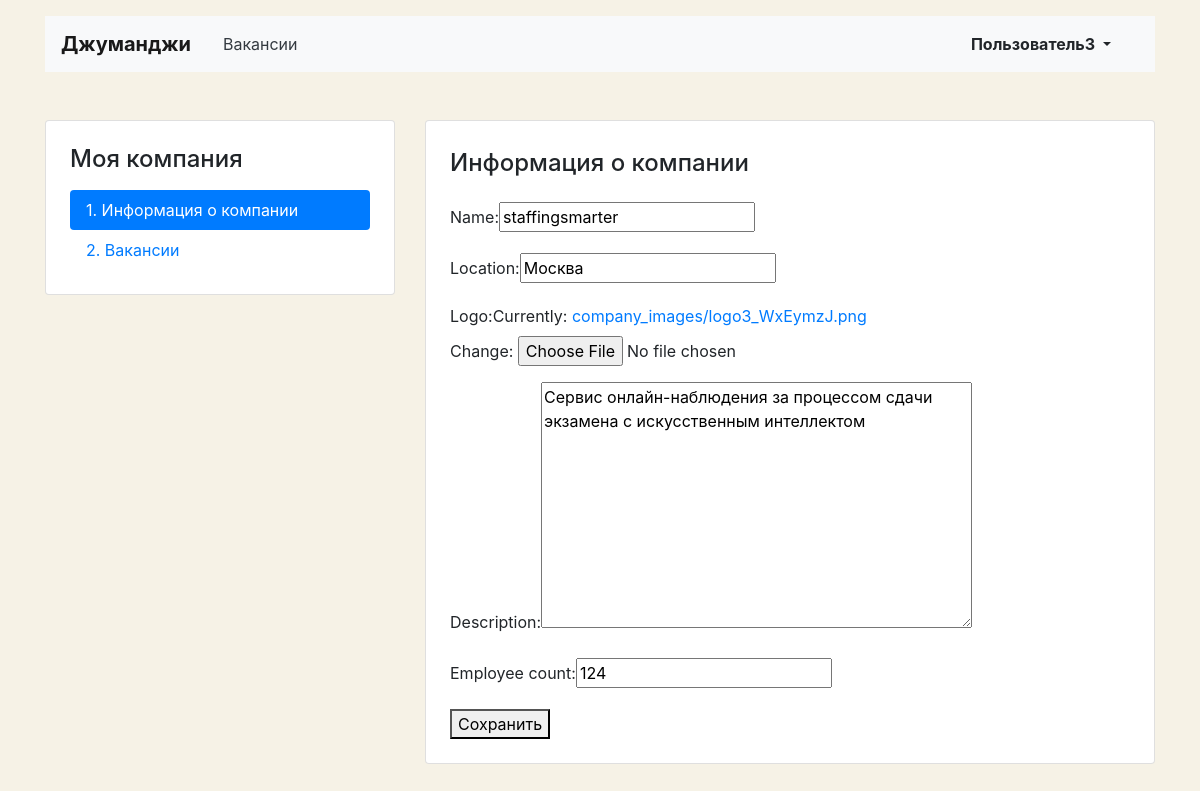
Page /mycompany/create/ (signed in) on the committed database.
### vacancy_app/models.py (models this page shows)
class Company(models.Model):
    name = models.CharField(max_length=64)
    location = models.CharField(max_length=40)
    logo = models.ImageField(upload_to=MEDIA_COMPANY_IMAGE_DIR)
    description = models.TextField()
    employee_count = models.PositiveIntegerField()
    owner = models.OneToOneField(User, on_delete=models.CASCADE, null=True)

### vacancy_app/views.py (the view)
# urls.py: path('mycompany/create/', mycompany_create_view, name='mycompany_create'),
def mycompany_create_view(request):
    try:
        has_company = (request.user.company is not None)
        company = Company.objects.get(id=request.user.company.id)
        if request.method == "POST":
            form = CompanyForm(request.POST, instance=company)
            if form.is_valid():
                company = form.save(commit=False)
                company.owner = request.user
                company.save()
                return redirect('mycompany_create')
        else:
            form = CompanyForm(instance=company)
        return render(request, "vacancy_app/company-edit.html", {'form': form})
    except Company.DoesNotExist:
        if request.method == "POST":
            form = CompanyForm(request.POST, request.FILES)
            if form.is_valid():
                company = form.save(commit=False)
                company.owner = request.user
                company.save()
                return redirect('mycompany_create')
        else:
            form = CompanyForm()
        return render(request, "vacancy_app/company-edit.html", {'form': form})

### vacancy_app/forms.py
class CompanyForm(forms.ModelForm):
    class Meta:
        model = Company
        fields = ['name', 'location', 'logo', 'description', 'employee_count']

### vacancy_app/templates/vacancy_app/company-edit.html (shortened to what this page needs)
{% extends 'base_company.html' %}
{% block container %}
  <main class="container mt-3 pb-5">
    <div class="row mt-5">
      <div class="col-12 col-lg-4">
        <aside class="pt-3 pb-4 px-4 mb-5 card">
          <h1 class="h4 pt-2 pb-2">Моя компания</h1>
          <div class="nav flex-column nav-pills">
            <a class="nav-link active" href="/mycompany/create">1. Информация о&nbsp;компании</a>
            <a class="nav-link" href="{% url 'mycompany_vacancies' %}">2. Вакансии</a>
          </div>
        </aside>
      </div>
      <div class="col-12 col-lg-8">
        <div class="card">
          <div class="card-body px-4 pb-4">
            <section class="tab-pane fade show active">
              <h2 class="h4 pt-2 pb-3">Информация о&nbsp;компании</h2>
              <form action="" method="post" enctype="multipart/form-data">
                {% for f in form %}
                <p><label class="form-label" for="{{ f.id_for_label }}">{{f.label}}: </label>{{ f }}</p>
                {% endfor %}
                <button type="submit">Сохранить</button>
              </form>
            </section>
          </div>
        </div>
      </div>
    </div>
  </main>
{% endblock %}

### vacancy_app/templates/base_company.html (shortened to what this page needs)
<!DOCTYPE html>
<html lang="ru">
<head>
  <link rel="stylesheet" href="https://stackpath.bootstrapcdn.com/bootstrap/4.3.1/css/bootstrap.min.css">
</head>
<body>
  <header class="container mt-3">
    <nav class="navbar navbar-expand-lg navbar-light bg-light">
      <a class="navbar-brand mr-4 font-weight-bold" href="/">Джуманджи</a>
      <div class="collapse navbar-collapse justify-content-between" id="navbarNav">
        <ul class="navbar-nav col-10">
          <li class="nav-item">
            <a class="nav-link text-dark" href="/vacancies">Вакансии</a>
          </li>
        </ul>
        <ul class="navbar-nav col-2 justify-content-end">
          <li class="nav-item active">
            <div class="btn-group">
              <button type="button" class="btn dropdown-toggle font-weight-bold" data-toggle="dropdown" aria-haspopup="true" aria-expanded="false">
              {{ request.user.first_name }}
              </button>
            </div>
          </li>
        </ul>
      </div>
    </nav>
  </header>
  {% block container %}
  {% endblock %}
</body>
</html>

### vacancy_app/templates/base_company.html (style rules this page uses)
body { background-color: #F6F2E6; }

### rows in the picture
Company: form "staffingsmarter" "Москва" "Сервис онлайн-наблюдения за процессом сдачи экзамена с искусственным интеллектом" "124"

### other values in the picture
{{ request.user.first_name }} "Пользователь3"
{{ f.label }} "Name" "Location" "Logo" "Description" "Employee count"
